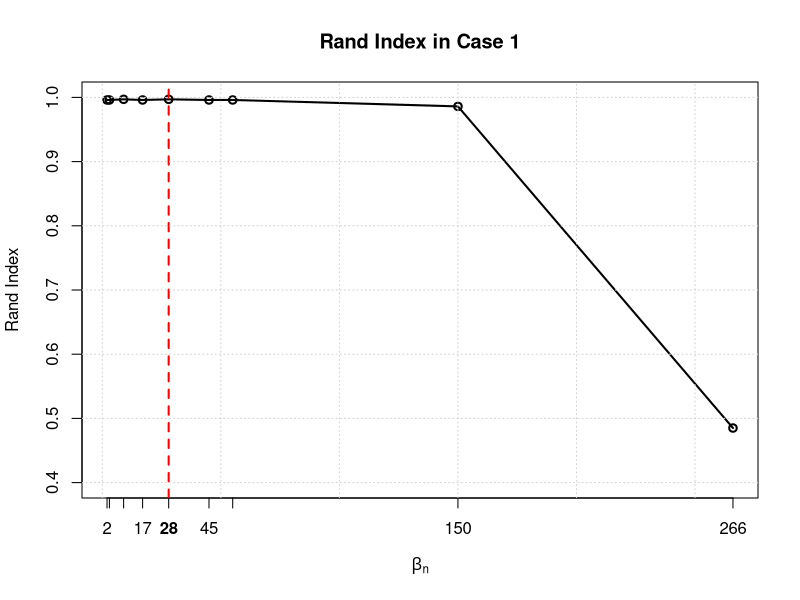

The R script that drew this image:
# Parameters
n <- 800

# Y-axis data
y <- c(0.996, 0.996, 0.997, 0.996, 0.997, 0.996, 0.996, 0.986, 0.485)

# X-axis data (actual values)
x <- c(
  2,
  floor(n^(1/5)), floor(n^(1/3)), floor(n^(3/7)), floor(n^(1/2)),
  floor(n^(4/7)), floor(n^(3/5)), floor(n^(3/4)), floor(n / 3)
)

# Plot
plot(x, y,
     type = "o", lwd = 2,
     xaxt = "n", ylim = c(0.4, 1),
     xlab = expression(beta[n]), 
     ylab = "Rand Index",
     main = "Rand Index in Case 1"
)

# X-axis
axis(1, at = x, labels = x)

# Emphasize the point at beta_n = 28
mtext("28", side = 1, at = 28, line = 1, col = "black", font = 2)
abline(v = 28, col = "red", lty = 2, lwd = 2)

# Add grid
grid()
